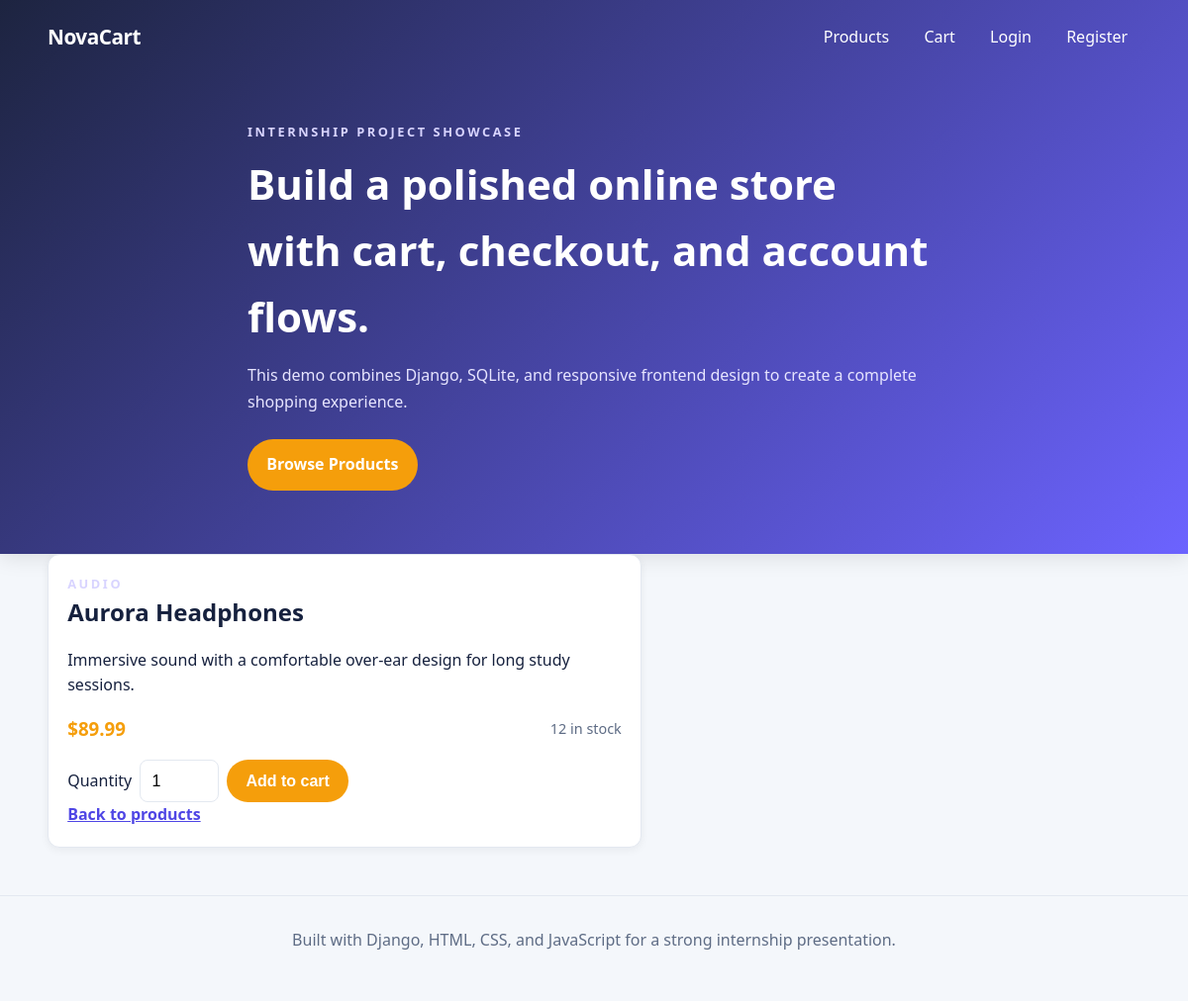
/product/1/, run on the app's committed database.
### shop/models.py (models this page shows, shortened)
class Product(models.Model):
    name = models.CharField(max_length=200)
    description = models.TextField()
    price = models.DecimalField(max_digits=8, decimal_places=2)
    category = models.CharField(max_length=50, default='General')
    stock = models.PositiveIntegerField(default=10)
    created_at = models.DateTimeField(auto_now_add=True)
    class Meta:
        ordering = ['name']

### shop/views.py (the view)
# urls.py: path('product/<int:product_id>/', views.product_detail, name='product_detail'),
def product_detail(request, product_id):
    product = get_object_or_404(Product, pk=product_id)
    return render(request, 'shop/product_detail.html', {'product': product})

### shop/templates/shop/product_detail.html (shortened to what this page needs)
{% extends 'shop/base.html' %}
{% block content %}
    <section class="section detail-card">
        <div class="detail-info">
            <p class="eyebrow">{{ product.category }}</p>
            <h2>{{ product.name }}</h2>
            <p>{{ product.description }}</p>
            <div class="price-row">
                <h3>${{ product.price }}</h3>
                <span>{{ product.stock }} in stock</span>
            </div>
            <form method="post" action="{% url 'add_to_cart' product.id %}" class="cart-form">
                <label for="quantity">Quantity</label>
                <input id="quantity" name="quantity" type="number" min="1" value="1">
                <button class="btn" type="submit">Add to cart</button>
            </form>
            <a class="text-link" href="{% url 'home' %}">Back to products</a>
        </div>
    </section>
{% endblock %}

### shop/static/shop/css/style.css (style rules this page uses)
:root { color-scheme: light; --bg: #f4f7fb; --card: #ffffff; --text: #16213e; --muted: #5e6c85; --primary: #6c63ff; --primary-dark: #4f46e5; --accent: #f59e0b; --border: #e3e8f0; --success: #10b981; --error: #ef4444; }
* { box-sizing: border-box; }
html { scroll-behavior: smooth; }
body { margin: 0; font-family: 'Segoe UI', -apple-system, BlinkMacSystemFont, Arial, sans-serif; background: var(--bg); color: var(--text); line-height: 1.6; }
a { color: inherit; text-decoration: none; }
.eyebrow { text-transform: uppercase; letter-spacing: 0.2em; font-size: 0.8rem; color: #d8d4ff; font-weight: 600; margin: 0; }
.btn { display: inline-block; background: var(--accent); color: white; border: none; padding: 0.8rem 1.2rem; border-radius: 999px; cursor: pointer; font-weight: 600; transition: all 0.3s ease; font-size: 1rem; }
.section { padding: 2.5rem 0; }
.card, .detail-card, .checkout-card, .auth-card { background: var(--card); border: 1px solid var(--border); border-radius: 12px; box-shadow: 0 2px 8px rgba(15, 23, 42, 0.06); padding: 1.2rem; transition: box-shadow 0.3s ease, transform 0.3s ease; }
.card h3, .detail-card h2, .checkout-card h3, .auth-card h2 { margin: 0 0 0.5rem 0; }
.qty-form, .cart-form { display: flex; gap: 0.5rem; align-items: center; flex-wrap: wrap; }
input[type="number"] { width: 80px; }
input, textarea, select { border: 1px solid var(--border); border-radius: 8px; padding: 0.7rem; width: 100%; font-size: 1rem; transition: border-color 0.3s ease; }
.text-link { color: var(--primary-dark); font-weight: 600; text-decoration: underline; }
.detail-card { max-width: 600px; }
.detail-info h2 { margin-top: 0; }
.price-row { display: flex; justify-content: space-between; align-items: center; gap: 1rem; margin: 1rem 0; }
.price-row h3 { margin: 0; color: var(--accent); }
.price-row span { color: var(--muted); font-size: 0.9rem; }

### data on the page
Product: category "AUDIO", name "Aurora Headphones", description "Immersive sound with a comfortable over-ear design for long study sessions.", price "89.99", stock "12"
